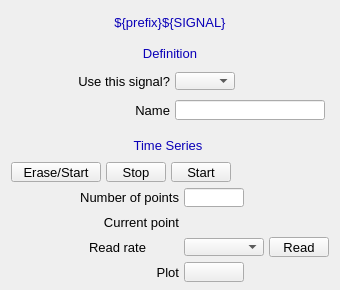
<?xml version="1.0" ?>
<ui version="4.0">
  <class>Dialog</class>
  <widget class="QWidget" name="screen">
    <property name="geometry">
      <rect>
        <x>768</x>
        <y>83</y>
        <width>340</width>
        <height>290</height>
      </rect>
    </property>
    <property name="styleSheet">
      <string notr="true">QWidget#screen {
  color: rgb(0, 0, 0);
  background-color: rgb(187, 187, 187);
  }</string>
    </property>
    <property name="windowTitle">
      <string>NDPluginTimeSeriesN</string>
    </property>
    <widget class="PyDMDrawingRectangle" name="rectangle">
      <property name="geometry">
        <rect>
          <x>117</x>
          <y>42</y>
          <width>107</width>
          <height>21</height>
        </rect>
      </property>
      <property name="brush" stdset="0">
        <brush brushstyle="SolidPattern">
          <color alpha="255">
            <red>218</red>
            <green>218</green>
            <blue>218</blue>
          </color>
        </brush>
      </property>
      <property name="penStyle" stdset="0">
        <enum>Qt::SolidLine</enum>
      </property>
      <property name="penColor" stdset="0">
        <color>
          <red>218</red>
          <green>218</green>
          <blue>218</blue>
        </color>
      </property>
      <property name="penWidth" stdset="0">
        <double>0</double>
      </property>
      <property name="penCapStyle" stdset="0">
        <enum>Qt::FlatCap</enum>
      </property>
      <property name="toolTip">
        <string>rectangle</string>
      </property>
    </widget>
    <widget class="PyDMDrawingRectangle" name="rectangle_1">
      <property name="geometry">
        <rect>
          <x>5</x>
          <y>40</y>
          <width>330</width>
          <height>85</height>
        </rect>
      </property>
      <property name="brush" stdset="0">
        <brush brushstyle="NoBrush">
          <color alpha="255">
            <red>0</red>
            <green>0</green>
            <blue>0</blue>
          </color>
        </brush>
      </property>
      <property name="penStyle" stdset="0">
        <enum>Qt::SolidLine</enum>
      </property>
      <property name="penColor" stdset="0">
        <color>
          <red>0</red>
          <green>0</green>
          <blue>0</blue>
        </color>
      </property>
      <property name="penWidth" stdset="0">
        <double>1</double>
      </property>
      <property name="penCapStyle" stdset="0">
        <enum>Qt::FlatCap</enum>
      </property>
      <property name="toolTip">
        <string>rectangle_1</string>
      </property>
    </widget>
    <widget class="PyDMDrawingRectangle" name="rectangle_2">
      <property name="geometry">
        <rect>
          <x>0</x>
          <y>9</y>
          <width>340</width>
          <height>26</height>
        </rect>
      </property>
      <property name="brush" stdset="0">
        <brush brushstyle="SolidPattern">
          <color alpha="255">
            <red>218</red>
            <green>218</green>
            <blue>218</blue>
          </color>
        </brush>
      </property>
      <property name="penStyle" stdset="0">
        <enum>Qt::SolidLine</enum>
      </property>
      <property name="penColor" stdset="0">
        <color>
          <red>218</red>
          <green>218</green>
          <blue>218</blue>
        </color>
      </property>
      <property name="penWidth" stdset="0">
        <double>0</double>
      </property>
      <property name="penCapStyle" stdset="0">
        <enum>Qt::FlatCap</enum>
      </property>
      <property name="toolTip">
        <string>rectangle_2</string>
      </property>
    </widget>
    <widget class="QLabel" name="text">
      <property name="geometry">
        <rect>
          <x>0</x>
          <y>10</y>
          <width>340</width>
          <height>25</height>
        </rect>
      </property>
      <property name="text">
        <string>${prefix}${SIGNAL}</string>
      </property>
      <property name="font" stdset="0">
        <font>
          <pointsize>10</pointsize>
        </font>
      </property>
      <property name="brush" stdset="0">
        <brush brushstyle="SolidPattern">
          <color alpha="255">
            <red>10</red>
            <green>0</green>
            <blue>184</blue>
          </color>
        </brush>
      </property>
      <property name="toolTip">
        <string>text</string>
      </property>
      <property name="alignment">
        <set>Qt::AlignCenter</set>
      </property>
      <property name="styleSheet">
        <string notr="true">QLabel#text {
  color: rgb(10, 0, 184);
  }</string>
      </property>
    </widget>
    <widget class="PyDMEnumComboBox" name="menu">
      <property name="geometry">
        <rect>
          <x>175</x>
          <y>72</y>
          <width>60</width>
          <height>18</height>
        </rect>
      </property>
      <property name="toolTip">
        <string>${prefix}${ROI}Use</string>
      </property>
      <property name="channel" stdset="0">
        <string>ca://${prefix}${ROI}Use</string>
      </property>
      <property name="font" stdset="0">
        <font>
          <pointsize>10</pointsize>
        </font>
      </property>
      <property name="styleSheet">
        <string notr="true">PyDMEnumComboBox#menu {
  color: rgb(0, 0, 0);
  background-color: rgb(115, 223, 255);
  }</string>
      </property>
    </widget>
    <widget class="PyDMLabel" name="text_update">
      <property name="geometry">
        <rect>
          <x>240</x>
          <y>72</y>
          <width>61</width>
          <height>18</height>
        </rect>
      </property>
      <property name="toolTip">
        <string>PV: ${prefix}${ROI}Use_RBV</string>
      </property>
      <property name="channel" stdset="0">
        <string>ca://${prefix}${ROI}Use_RBV</string>
      </property>
      <property name="displayFormat" stdset="0">
        <enum>PyDMLabel::String</enum>
      </property>
      <property name="font" stdset="0">
        <font>
          <pointsize>10</pointsize>
        </font>
      </property>
      <property name="alignment">
        <set>Qt::AlignCenter</set>
      </property>
      <property name="textInteractionFlags">
        <set>Qt::TextSelectableByKeyboard|Qt::TextSelectableByMouse</set>
      </property>
      <property name="styleSheet">
        <string notr="true">PyDMLabel#text_update {
  color: rgb(10, 0, 184);
  background-color: rgb(187, 187, 187);
  }</string>
      </property>
    </widget>
    <widget class="PyDMLineEdit" name="text_entry">
      <property name="geometry">
        <rect>
          <x>175</x>
          <y>100</y>
          <width>150</width>
          <height>20</height>
        </rect>
      </property>
      <property name="channel" stdset="0">
        <string>ca://${prefix}${ROI}Name</string>
      </property>
      <property name="toolTip">
        <string>${prefix}${ROI}Name</string>
      </property>
      <property name="font" stdset="0">
        <font>
          <pointsize>10</pointsize>
        </font>
      </property>
      <property name="styleSheet">
        <string notr="true">PyDMLineEdit#text_entry {
  color: rgb(0, 0, 0);
  background-color: rgb(115, 223, 255);
  border: 1px solid black;
  margin: 0px;
  padding: 0px;
  spacing: 0px;
  }</string>
      </property>
    </widget>
    <widget class="QLabel" name="text_1">
      <property name="geometry">
        <rect>
          <x>120</x>
          <y>43</y>
          <width>100</width>
          <height>20</height>
        </rect>
      </property>
      <property name="text">
        <string>Definition</string>
      </property>
      <property name="font" stdset="0">
        <font>
          <pointsize>10</pointsize>
        </font>
      </property>
      <property name="brush" stdset="0">
        <brush brushstyle="SolidPattern">
          <color alpha="255">
            <red>10</red>
            <green>0</green>
            <blue>184</blue>
          </color>
        </brush>
      </property>
      <property name="toolTip">
        <string>text_1</string>
      </property>
      <property name="alignment">
        <set>Qt::AlignCenter</set>
      </property>
      <property name="styleSheet">
        <string notr="true">QLabel#text_1 {
  color: rgb(10, 0, 184);
  }</string>
      </property>
    </widget>
    <widget class="QLabel" name="text_2">
      <property name="geometry">
        <rect>
          <x>10</x>
          <y>71</y>
          <width>160</width>
          <height>20</height>
        </rect>
      </property>
      <property name="text">
        <string>Use this signal?</string>
      </property>
      <property name="font" stdset="0">
        <font>
          <pointsize>10</pointsize>
        </font>
      </property>
      <property name="brush" stdset="0">
        <brush brushstyle="SolidPattern">
          <color alpha="255">
            <red>0</red>
            <green>0</green>
            <blue>0</blue>
          </color>
        </brush>
      </property>
      <property name="toolTip">
        <string>text_2</string>
      </property>
      <property name="alignment">
        <set>Qt::AlignRight|Qt::AlignTrailing|Qt::AlignVCenter</set>
      </property>
      <property name="styleSheet">
        <string notr="true">QLabel#text_2 {
  color: rgb(0, 0, 0);
  }</string>
      </property>
    </widget>
    <widget class="QLabel" name="text_3">
      <property name="geometry">
        <rect>
          <x>130</x>
          <y>100</y>
          <width>40</width>
          <height>20</height>
        </rect>
      </property>
      <property name="text">
        <string>Name</string>
      </property>
      <property name="font" stdset="0">
        <font>
          <pointsize>10</pointsize>
        </font>
      </property>
      <property name="brush" stdset="0">
        <brush brushstyle="SolidPattern">
          <color alpha="255">
            <red>0</red>
            <green>0</green>
            <blue>0</blue>
          </color>
        </brush>
      </property>
      <property name="toolTip">
        <string>text_3</string>
      </property>
      <property name="alignment">
        <set>Qt::AlignRight|Qt::AlignTrailing|Qt::AlignVCenter</set>
      </property>
      <property name="styleSheet">
        <string notr="true">QLabel#text_3 {
  color: rgb(0, 0, 0);
  }</string>
      </property>
    </widget>
    <widget class="PyDMDrawingRectangle" name="rectangle_3">
      <property name="geometry">
        <rect>
          <x>5</x>
          <y>130</y>
          <width>330</width>
          <height>155</height>
        </rect>
      </property>
      <property name="brush" stdset="0">
        <brush brushstyle="NoBrush">
          <color alpha="255">
            <red>0</red>
            <green>0</green>
            <blue>0</blue>
          </color>
        </brush>
      </property>
      <property name="penStyle" stdset="0">
        <enum>Qt::SolidLine</enum>
      </property>
      <property name="penColor" stdset="0">
        <color>
          <red>0</red>
          <green>0</green>
          <blue>0</blue>
        </color>
      </property>
      <property name="penWidth" stdset="0">
        <double>1</double>
      </property>
      <property name="penCapStyle" stdset="0">
        <enum>Qt::FlatCap</enum>
      </property>
      <property name="toolTip">
        <string>rectangle_3</string>
      </property>
    </widget>
    <widget class="PyDMDrawingRectangle" name="rectangle_4">
      <property name="geometry">
        <rect>
          <x>108</x>
          <y>135</y>
          <width>120</width>
          <height>21</height>
        </rect>
      </property>
      <property name="brush" stdset="0">
        <brush brushstyle="SolidPattern">
          <color alpha="255">
            <red>218</red>
            <green>218</green>
            <blue>218</blue>
          </color>
        </brush>
      </property>
      <property name="penStyle" stdset="0">
        <enum>Qt::SolidLine</enum>
      </property>
      <property name="penColor" stdset="0">
        <color>
          <red>218</red>
          <green>218</green>
          <blue>218</blue>
        </color>
      </property>
      <property name="penWidth" stdset="0">
        <double>0</double>
      </property>
      <property name="penCapStyle" stdset="0">
        <enum>Qt::FlatCap</enum>
      </property>
      <property name="toolTip">
        <string>rectangle_4</string>
      </property>
    </widget>
    <widget class="QLabel" name="text_4">
      <property name="geometry">
        <rect>
          <x>113</x>
          <y>135</y>
          <width>110</width>
          <height>20</height>
        </rect>
      </property>
      <property name="text">
        <string>Time Series</string>
      </property>
      <property name="font" stdset="0">
        <font>
          <pointsize>10</pointsize>
        </font>
      </property>
      <property name="brush" stdset="0">
        <brush brushstyle="SolidPattern">
          <color alpha="255">
            <red>10</red>
            <green>0</green>
            <blue>184</blue>
          </color>
        </brush>
      </property>
      <property name="toolTip">
        <string>text_4</string>
      </property>
      <property name="alignment">
        <set>Qt::AlignCenter</set>
      </property>
      <property name="styleSheet">
        <string notr="true">QLabel#text_4 {
  color: rgb(10, 0, 184);
  }</string>
      </property>
    </widget>
    <widget class="QLabel" name="text_5">
      <property name="geometry">
        <rect>
          <x>49</x>
          <y>212</y>
          <width>130</width>
          <height>20</height>
        </rect>
      </property>
      <property name="text">
        <string>Current point</string>
      </property>
      <property name="font" stdset="0">
        <font>
          <pointsize>10</pointsize>
        </font>
      </property>
      <property name="brush" stdset="0">
        <brush brushstyle="SolidPattern">
          <color alpha="255">
            <red>0</red>
            <green>0</green>
            <blue>0</blue>
          </color>
        </brush>
      </property>
      <property name="toolTip">
        <string>text_5</string>
      </property>
      <property name="alignment">
        <set>Qt::AlignRight|Qt::AlignTrailing|Qt::AlignVCenter</set>
      </property>
      <property name="styleSheet">
        <string notr="true">QLabel#text_5 {
  color: rgb(0, 0, 0);
  }</string>
      </property>
    </widget>
    <widget class="PyDMLabel" name="text_update_1">
      <property name="geometry">
        <rect>
          <x>184</x>
          <y>213</y>
          <width>90</width>
          <height>18</height>
        </rect>
      </property>
      <property name="toolTip">
        <string>PV: ${prefix}TSCurrentPoint</string>
      </property>
      <property name="channel" stdset="0">
        <string>ca://${prefix}TSCurrentPoint</string>
      </property>
      <property name="font" stdset="0">
        <font>
          <pointsize>10</pointsize>
        </font>
      </property>
      <property name="alignment">
        <set>Qt::AlignLeading|Qt::AlignLeft|Qt::AlignVCenter</set>
      </property>
      <property name="textInteractionFlags">
        <set>Qt::TextSelectableByKeyboard|Qt::TextSelectableByMouse</set>
      </property>
      <property name="styleSheet">
        <string notr="true">PyDMLabel#text_update_1 {
  color: rgb(10, 0, 184);
  background-color: rgb(187, 187, 187);
  }</string>
      </property>
    </widget>
    <widget class="PyDMEnumComboBox" name="menu_1">
      <property name="geometry">
        <rect>
          <x>184</x>
          <y>238</y>
          <width>80</width>
          <height>18</height>
        </rect>
      </property>
      <property name="toolTip">
        <string>${prefix}TSRead.SCAN</string>
      </property>
      <property name="channel" stdset="0">
        <string>ca://${prefix}TSRead.SCAN</string>
      </property>
      <property name="font" stdset="0">
        <font>
          <pointsize>10</pointsize>
        </font>
      </property>
      <property name="styleSheet">
        <string notr="true">PyDMEnumComboBox#menu_1 {
  color: rgb(0, 0, 0);
  background-color: rgb(115, 223, 255);
  }</string>
      </property>
    </widget>
    <widget class="PyDMPushButton" name="message_button">
      <property name="geometry">
        <rect>
          <x>269</x>
          <y>237</y>
          <width>60</width>
          <height>20</height>
        </rect>
      </property>
      <property name="text">
        <string>Read</string>
      </property>
      <property name="font" stdset="0">
        <font>
          <pointsize>10</pointsize>
        </font>
      </property>
      <property name="toolTip">
        <string>${prefix}TSControl</string>
      </property>
      <property name="channel" stdset="0">
        <string>ca://${prefix}TSControl</string>
      </property>
      <property name="pressValue" stdset="0">
        <string>3</string>
      </property>
      <property name="styleSheet">
        <string notr="true">PyDMPushButton#message_button {
  color: rgb(0, 0, 0);
  background-color: rgb(115, 223, 255);
  }</string>
      </property>
    </widget>
    <widget class="QLabel" name="text_6">
      <property name="geometry">
        <rect>
          <x>89</x>
          <y>237</y>
          <width>90</width>
          <height>20</height>
        </rect>
      </property>
      <property name="text">
        <string>Read rate</string>
      </property>
      <property name="font" stdset="0">
        <font>
          <pointsize>10</pointsize>
        </font>
      </property>
      <property name="brush" stdset="0">
        <brush brushstyle="SolidPattern">
          <color alpha="255">
            <red>0</red>
            <green>0</green>
            <blue>0</blue>
          </color>
        </brush>
      </property>
      <property name="toolTip">
        <string>text_6</string>
      </property>
      <property name="alignment">
        <set>Qt::AlignLeading|Qt::AlignLeft|Qt::AlignVCenter</set>
      </property>
      <property name="styleSheet">
        <string notr="true">QLabel#text_6 {
  color: rgb(0, 0, 0);
  }</string>
      </property>
    </widget>
    <widget class="PyDMPushButton" name="message_button_1">
      <property name="geometry">
        <rect>
          <x>11</x>
          <y>162</y>
          <width>90</width>
          <height>20</height>
        </rect>
      </property>
      <property name="text">
        <string>Erase/Start</string>
      </property>
      <property name="font" stdset="0">
        <font>
          <pointsize>10</pointsize>
        </font>
      </property>
      <property name="toolTip">
        <string>${prefix}TSControl</string>
      </property>
      <property name="channel" stdset="0">
        <string>ca://${prefix}TSControl</string>
      </property>
      <property name="pressValue" stdset="0">
        <string>0</string>
      </property>
      <property name="styleSheet">
        <string notr="true">PyDMPushButton#message_button_1 {
  color: rgb(0, 0, 0);
  background-color: rgb(115, 223, 255);
  }</string>
      </property>
    </widget>
    <widget class="PyDMPushButton" name="message_button_2">
      <property name="geometry">
        <rect>
          <x>106</x>
          <y>162</y>
          <width>60</width>
          <height>20</height>
        </rect>
      </property>
      <property name="text">
        <string>Stop</string>
      </property>
      <property name="font" stdset="0">
        <font>
          <pointsize>10</pointsize>
        </font>
      </property>
      <property name="toolTip">
        <string>${prefix}TSControl</string>
      </property>
      <property name="channel" stdset="0">
        <string>ca://${prefix}TSControl</string>
      </property>
      <property name="pressValue" stdset="0">
        <string>2</string>
      </property>
      <property name="styleSheet">
        <string notr="true">PyDMPushButton#message_button_2 {
  color: rgb(0, 0, 0);
  background-color: rgb(115, 223, 255);
  }</string>
      </property>
    </widget>
    <widget class="PyDMPushButton" name="message_button_3">
      <property name="geometry">
        <rect>
          <x>171</x>
          <y>162</y>
          <width>60</width>
          <height>20</height>
        </rect>
      </property>
      <property name="text">
        <string>Start</string>
      </property>
      <property name="font" stdset="0">
        <font>
          <pointsize>10</pointsize>
        </font>
      </property>
      <property name="toolTip">
        <string>${prefix}TSControl</string>
      </property>
      <property name="channel" stdset="0">
        <string>ca://${prefix}TSControl</string>
      </property>
      <property name="pressValue" stdset="0">
        <string>1</string>
      </property>
      <property name="styleSheet">
        <string notr="true">PyDMPushButton#message_button_3 {
  color: rgb(0, 0, 0);
  background-color: rgb(115, 223, 255);
  }</string>
      </property>
    </widget>
    <widget class="PyDMLabel" name="text_update_2">
      <property name="geometry">
        <rect>
          <x>236</x>
          <y>163</y>
          <width>90</width>
          <height>18</height>
        </rect>
      </property>
      <property name="toolTip">
        <string>PV: ${prefix}TSAcquiring</string>
      </property>
      <property name="channel" stdset="0">
        <string>ca://${prefix}TSAcquiring</string>
      </property>
      <property name="displayFormat" stdset="0">
        <enum>PyDMLabel::String</enum>
      </property>
      <property name="font" stdset="0">
        <font>
          <pointsize>10</pointsize>
        </font>
      </property>
      <property name="alignment">
        <set>Qt::AlignLeading|Qt::AlignLeft|Qt::AlignVCenter</set>
      </property>
      <property name="textInteractionFlags">
        <set>Qt::TextSelectableByKeyboard|Qt::TextSelectableByMouse</set>
      </property>
      <property name="styleSheet">
        <string notr="true">PyDMLabel#text_update_2 {
  color: rgb(10, 0, 184);
  background-color: rgb(70, 70, 70);
  }</string>
      </property>
    </widget>
    <widget class="PyDMLineEdit" name="text_entry_1">
      <property name="geometry">
        <rect>
          <x>184</x>
          <y>188</y>
          <width>60</width>
          <height>19</height>
        </rect>
      </property>
      <property name="channel" stdset="0">
        <string>ca://${prefix}TSNumPoints</string>
      </property>
      <property name="toolTip">
        <string>${prefix}TSNumPoints</string>
      </property>
      <property name="font" stdset="0">
        <font>
          <pointsize>10</pointsize>
        </font>
      </property>
      <property name="styleSheet">
        <string notr="true">PyDMLineEdit#text_entry_1 {
  color: rgb(0, 0, 0);
  background-color: rgb(115, 223, 255);
  border: 1px solid black;
  margin: 0px;
  padding: 0px;
  spacing: 0px;
  }</string>
      </property>
    </widget>
    <widget class="QLabel" name="text_7">
      <property name="geometry">
        <rect>
          <x>19</x>
          <y>187</y>
          <width>160</width>
          <height>20</height>
        </rect>
      </property>
      <property name="text">
        <string>Number of points</string>
      </property>
      <property name="font" stdset="0">
        <font>
          <pointsize>10</pointsize>
        </font>
      </property>
      <property name="brush" stdset="0">
        <brush brushstyle="SolidPattern">
          <color alpha="255">
            <red>0</red>
            <green>0</green>
            <blue>0</blue>
          </color>
        </brush>
      </property>
      <property name="toolTip">
        <string>text_7</string>
      </property>
      <property name="alignment">
        <set>Qt::AlignRight|Qt::AlignTrailing|Qt::AlignVCenter</set>
      </property>
      <property name="styleSheet">
        <string notr="true">QLabel#text_7 {
  color: rgb(0, 0, 0);
  }</string>
      </property>
    </widget>
    <widget class="QLabel" name="text_8">
      <property name="geometry">
        <rect>
          <x>139</x>
          <y>262</y>
          <width>40</width>
          <height>20</height>
        </rect>
      </property>
      <property name="text">
        <string>Plot</string>
      </property>
      <property name="font" stdset="0">
        <font>
          <pointsize>10</pointsize>
        </font>
      </property>
      <property name="brush" stdset="0">
        <brush brushstyle="SolidPattern">
          <color alpha="255">
            <red>0</red>
            <green>0</green>
            <blue>0</blue>
          </color>
        </brush>
      </property>
      <property name="toolTip">
        <string>text_8</string>
      </property>
      <property name="alignment">
        <set>Qt::AlignRight|Qt::AlignTrailing|Qt::AlignVCenter</set>
      </property>
      <property name="styleSheet">
        <string notr="true">QLabel#text_8 {
  color: rgb(0, 0, 0);
  }</string>
      </property>
    </widget>
    <widget class="PyDMRelatedDisplayButton" name="related_display">
      <property name="geometry">
        <rect>
          <x>184</x>
          <y>262</y>
          <width>60</width>
          <height>20</height>
        </rect>
      </property>
      <property name="showIcon" stdset="0">
        <bool>true</bool>
      </property>
      <property name="font" stdset="0">
        <font>
          <pointsize>10</pointsize>
        </font>
      </property>
      <property name="styleSheet">
        <string notr="true">PyDMRelatedDisplayButton#related_display {
  color: rgb(0, 0, 0);
  background-color: rgb(115, 223, 255);
  }</string>
      </property>
      <property name="titles" stdset="0">
        <stringlist>
          <string>Time series minimum</string>
          <string>Time series maximum</string>
          <string>Time series mean</string>
          <string>Time series total</string>
          <string>Time series net</string>
        </stringlist>
      </property>
      <property name="filenames" stdset="0">
        <stringlist>
          <string>TimeSeries_V36.ui</string>
          <string>TimeSeries_V36.ui</string>
          <string>TimeSeries_V36.ui</string>
          <string>TimeSeries_V36.ui</string>
          <string>TimeSeries_V36.ui</string>
        </stringlist>
      </property>
      <property name="macros" stdset="0">
        <stringlist>
          <string>P=${P},R=${R},PLT=${ROI}TSMinValue</string>
          <string>P=${P},R=${R},PLT=${ROI}TSMaxValue</string>
          <string>P=${P},R=${R},PLT=${ROI}TSMeanValue</string>
          <string>P=${P},R=${R},PLT=${ROI}TSTotal</string>
          <string>P=${P},R=${R},PLT=${ROI}TSNet</string>
        </stringlist>
      </property>
      <property name="openInNewWindow" stdset="0">
        <bool>true</bool>
      </property>
    </widget>
  </widget>
  <customwidgets>
    <customwidget>
      <class>PyDMDrawingRectangle</class>
      <extends>QWidget</extends>
      <header>pydm.widgets.drawing</header>
    </customwidget>
    <customwidget>
      <class>PyDMLabel</class>
      <extends>QLabel</extends>
      <header>pydm.widgets.label</header>
    </customwidget>
    <customwidget>
      <class>PyDMEnumComboBox</class>
      <extends>QComboBox</extends>
      <header>pydm.widgets.enum_combo_box</header>
    </customwidget>
    <customwidget>
      <class>PyDMLineEdit</class>
      <extends>QLineEdit</extends>
      <header>pydm.widgets.line_edit</header>
    </customwidget>
    <customwidget>
      <class>PyDMPushButton</class>
      <extends>QPushButton</extends>
      <header>pydm.widgets.pushbutton</header>
    </customwidget>
    <customwidget>
      <class>PyDMRelatedDisplayButton</class>
      <extends>QPushButton</extends>
      <header>pydm.widgets.related_display_button</header>
    </customwidget>
  </customwidgets>
</ui>
